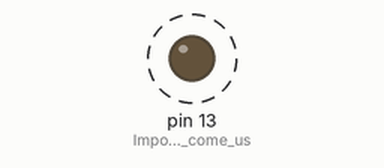
The sketch below on a simulated Arduino Uno, built with avr-gcc and run on an emulated ATmega328P. On the bench: output pins drawn as LEDs (lit = HIGH). Dashed ring = blinking.

Above: at 0.2 s.
Timing chart, 0 to 3.0 s (numbered marks = the images above):
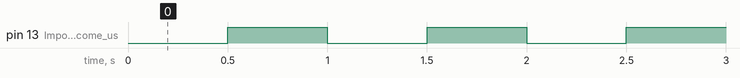

The sketch:

s02-blink.ino
```cpp
unsigned long previousMillis = 0; // Variabile per memorizzare l'ultimo aggiornamento
const long interval = 500; // Intervallo di tempo in millisecondi

void setup() {
  pinMode(13, OUTPUT); // Imposta il pin 13 come uscita
}

void loop() {
  unsigned long currentMillis = millis(); // Ottieni il tempo corrente

  if (currentMillis - previousMillis >= interval) { // Controlla se l'intervallo è passato
    previousMillis = currentMillis; // Aggiorna il tempo dell'ultimo aggiornamento

    // Se il LED è acceso, spegnilo; altrimenti, accendilo
    if (digitalRead(13) == HIGH) {
      digitalWrite(13, LOW);
    } else {
      digitalWrite(13, HIGH);
    }
  }
}
```

Measured:
- by itself, pin 13 (Imposta_il_pin_13_come_us): alternates HIGH for 0.50 s and LOW for 0.50 s
